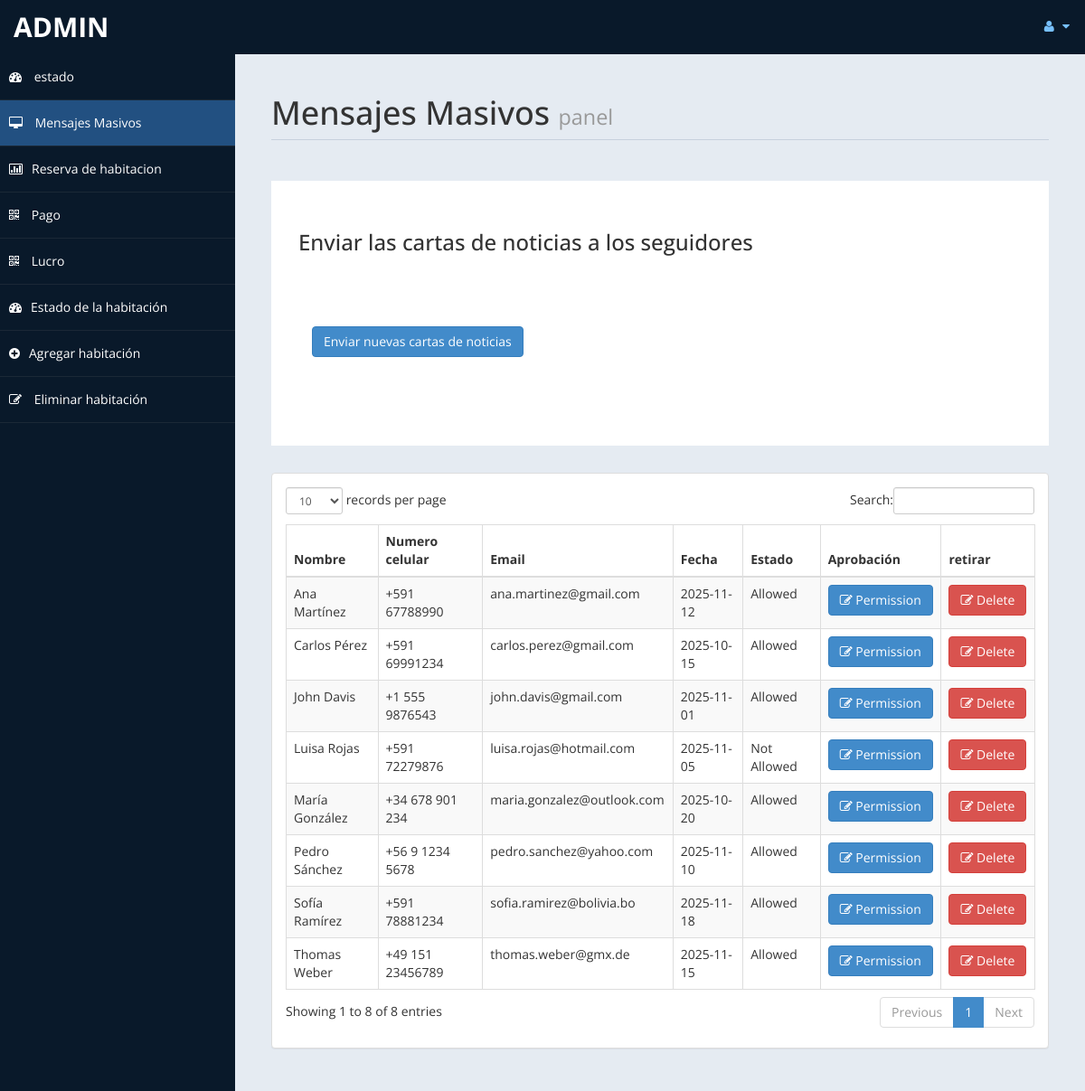
Screenshot of /admin/messages.php (signed in) with the database file from the repository.
### tables this page shows
CREATE TABLE `contact` (
  `id` int(11) NOT NULL,
  `fullname` varchar(100) NOT NULL,
  `email` varchar(100) NOT NULL,
  `phoneno` varchar(50) DEFAULT NULL,
  `cdate` date NOT NULL DEFAULT curdate(),
  `approval` varchar(20) NOT NULL DEFAULT 'Not Allowed'
);

### admin/messages.php (the view, shortened to what this page needs)
<!DOCTYPE html>
<html xmlns="http://www.w3.org/1999/xhtml">
<head>
    <link href="assets/css/bootstrap.css" rel="stylesheet" />
    <link href="assets/css/font-awesome.css" rel="stylesheet" />
    <link href="assets/css/custom-styles.css" rel="stylesheet" />
    <link href="assets/js/dataTables/dataTables.bootstrap.css" rel="stylesheet" />
</head>
<body>
    <div id="wrapper">
        <nav class="navbar navbar-default top-navbar" role="navigation">
            <div class="navbar-header">
                <a class="navbar-brand" href="home.php"><?php echo $_SESSION["user"]; ?> </a>
            </div>
            <ul class="nav navbar-top-links navbar-right">
                <li class="dropdown">
                    <a class="dropdown-toggle" data-toggle="dropdown" href="#" aria-expanded="false">
                        <i class="fa fa-user fa-fw"></i> <i class="fa fa-caret-down"></i>
                    </a>
                </li>
            </ul>
        </nav>
        <nav class="navbar-default navbar-side" role="navigation">
            <div class="sidebar-collapse">
                <ul class="nav" id="main-menu">
                    <li>
                        <a href="home.php"><i class="fa fa-dashboard"></i> estado</a>
                    </li>
                    <li>
                        <a class="active-menu" href="messages.php"><i class="fa fa-desktop"></i> Mensajes Masivos
</a>
                    </li>
					<li>
                        <a href="roombook.php"><i class="fa fa-bar-chart-o"></i>Reserva de habitacion
</a>
                    </li>
                    <li>
                        <a href="Payment.php"><i class="fa fa-qrcode"></i> Pago</a>
                    </li>
                    <li>
                        <a  href="profit.php"><i class="fa fa-qrcode"></i> Lucro</a>
                    </li>
                    <li>
                        <a class="home-menu" href="settings.php"><i class="fa fa-dashboard"></i>Estado de la habitación</a>
                    </li>
					<li>
                        <a  href="room.php"><i class="fa fa-plus-circle"></i>Agregar habitación</a>
                    </li>
                    <li>
                        <a   href="roomdel.php"><i class="fa fa-pencil-square-o"></i> Eliminar habitación</a>
                    </li>
            </div>
        </nav>
        <div id="page-wrapper" >
            <div id="page-inner">
			 <div class="row">
                    <div class="col-md-12">
                        <h1 class="page-header">
                        Mensajes Masivos
<small> panel</small>
                        </h1>
                    </div>
                </div>
				 <?php
				include('db.php');
			   ?>
				 <div class="row">
                <div class="col-md-12">
                    <div class="jumbotron">
                        <h3>Enviar las cartas de noticias a los seguidores
</h3>
                        <p></p>
                        <p>
						<div class="panel-body">
                            <button class="btn btn-primary btn" data-toggle="modal" data-target="#myModal">
                              Enviar nuevas cartas de noticias
                            </button>
                            </div>
                        </div>
                    </div>
                </div>
            </div>
               <?php
				$sql = "SELECT * FROM `contact`";
				$re = mysqli_query($con,$sql);
			   ?>
            <div class="row">
                <div class="col-md-12">
                    <div class="panel panel-default">
                        <div class="panel-body">
                            <div class="table-responsive">
                                <table class="table table-striped table-bordered table-hover" id="dataTables-example">
                                    <thead>
                                        <tr>
                                            <th>Nombre</th>
											<th>Numero celular</th>
                                            <th>Email</th>
                                            <th>Fecha</th>
											<th>Estado</th>
											<th>Aprobación</th>
											<th>retirar</th>
                                        </tr>
                                    </thead>
                                    <tbody>
									<?php
										while($row = mysqli_fetch_array($re))
										{
											$id = $row['id'];
											if($id % 2 ==1 )
											{
												echo"<tr class='gradeC'>
													<td>".$row['fullname']."</td>
													<td>".$row['phoneno']."</td>
													<td>".$row['email']."</td>
													<td>".$row['cdate']."</td>
													<td>".$row['approval']."</td>
													<td><a href=newsletter.php?eid=".$id ." <button class='btn btn-primary'> <i class='fa fa-edit' ></i> Permission</button></td>
													<td><a href=newsletterdel.php?eid=".$id ." <button class='btn btn-danger'> <i class='fa fa-edit' ></i> Delete</button></td>
												</tr>";
											}
											else
											{
												echo"<tr class='gradeU'>
													<td>".$row['fullname']."</td>
													<td>".$row['phoneno']."</td>
													<td>".$row['email']."</td>
													<td>".$row['cdate']."</td>
													<td>".$row['approval']."</td>
													<td><a href=newsletter.php?eid=".$id." <button class='btn btn-primary'> <i class='fa fa-edit' ></i> Permission</button></td>
													<td><a href=newsletterdel.php?eid=".$id ." <button class='btn btn-danger'> <i class='fa fa-edit' ></i> Delete </button></td>
												</tr>";
											}
										}
									?>
                                    </tbody>
                                </table>
                            </div>
                        </div>
                    </div>
                </div>
            </div>
                </div>
            </div>
</body>
</html>

### admin/assets/css/custom-styles.css (style rules this page uses)
body { font-family: 'Open Sans', sans-serif; }
#wrapper { width: 100%; background:#09192A; }
#page-wrapper { padding: 15px 15px; min-height: 600px; background:#E5EBF2; }
#page-inner { width:100%; margin:10px 20px 10px 0px; background-color:transparent; padding:10px; min-height:1200px; }
h1, .h1, h2, .h2, h3, .h3 { margin-top: 7px; margin-bottom: -5px; }
p { font-size:16px; line-height:25px; padding-top:20px; }
.page-header { padding-bottom: 9px; margin: 10px 0 45px; border-bottom: 1px solid #C7D1DD; }
.jumbotron, .well { background:#fff; }
.top-navbar { margin:0px; }
.top-navbar .navbar-brand { color: #fff; width: 260px; text-align: left; height: 60px; font-size: 30px; font-weight: 700; text-transform: uppercase; line-height: 30px; }
.top-navbar .nav > li { position: relative; display: inline-block; }
.top-navbar .nav > li > a { position: relative; display: block; padding: 19px 15px; color: #77C0FD; }
.active-menu { background-color:#225081!important; }
.sidebar-collapse , .sidebar-collapse .nav { background:none; }
.sidebar-collapse .nav { padding:0; }
.sidebar-collapse .nav > li > a { color:#fff; background:transparent; text-shadow:none; }
.sidebar-collapse > .nav > li > a { padding:15px 10px; }
.sidebar-collapse > .nav > li { border-bottom: 1px solid rgba(107, 108, 109, 0.19); }
.navbar-side { border:none; background-color: transparent; }
.top-navbar { background:#09192A; border-bottom:none; }
.top-navbar .nav > li > a > i { margin-right: 2px; }
.navbar-default { border:0px solid black; }
.navbar-header { background: #09192A; }
.nav > li > a > i { margin-right:10px; }
@media (min-width:768px) { #page-wrapper { margin: 0 0 0 260px; padding: 15px 30px; min-height: 1200px; } }
@media (min-width:768px) { .navbar-side { z-index: 1; position: absolute; width: 260px; } }
@media (min-width:768px) { .navbar { border-radius: 0px; } }

### rows the page displays
contact: fullname "Carlos Pérez", phoneno "+591 69991234", email "carlos.perez@gmail.com", cdate "2025-10-15", approval "Allowed"
contact: fullname "María González", phoneno "+34 678 901 234", email "maria.gonzalez@outlook.com", cdate "2025-10-20", approval "Allowed"
contact: fullname "John Davis", phoneno "+1 555 9876543", email "john.davis@gmail.com", cdate "2025-11-01", approval "Allowed"
contact: fullname "Luisa Rojas", phoneno "+591 72279876", email "luisa.rojas@hotmail.com", cdate "2025-11-05", approval "Not Allowed"
contact: fullname "Pedro Sánchez", phoneno "+56 9 1234 5678", email "pedro.sanchez@yahoo.com", cdate "2025-11-10", approval "Allowed"
contact: fullname "Ana Martínez", phoneno "+591 67788990", email "ana.martinez@gmail.com", cdate "2025-11-12", approval "Allowed"
contact: fullname "Thomas Weber", phoneno "+49 151 23456789", email "thomas.weber@gmx.de", cdate "2025-11-15", approval "Allowed"
contact: fullname "Sofía Ramírez", phoneno "+591 78881234", email "sofia.ramirez@bolivia.bo", cdate "2025-11-18", approval "Allowed"

### other values shown
$_SESSION["user"] "ADMIN"
